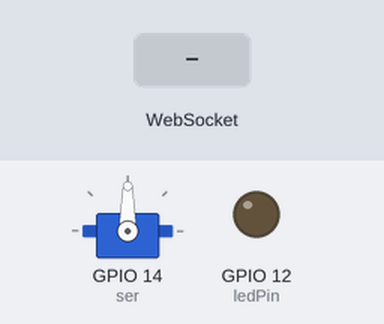
Recording of a sketch running on a simulated ESP32. Parts: servo, output pins drawn as LEDs (lit = HIGH). The inputs (shaded band) are chosen by the test bench. WiFi joins after 1.5 s; servers stay silent unless stated; what the sketch prints to the serial monitor is not drawn.

Above: at 0.1 s.
At 2.7 s:
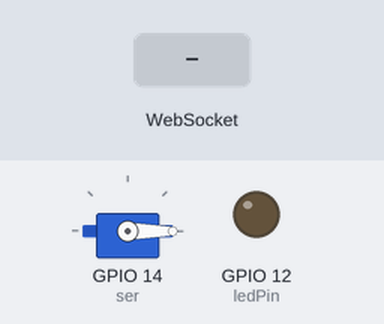
2.8 s: WebSocket text "5" received
Timing chart, 0 to 5.8 s (numbered marks = the images above; inputs shaded):
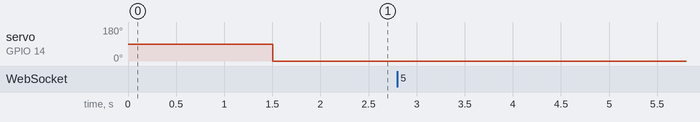

Measured:
- after the input at 2.8 s, every drawn part: stays the same

The sketch:

webSockets.ino
```cpp
#include <ESP32_Servo.h>
#include <WiFi.h>
#include <WebSocketsServer.h>
#include <String>

// Constants
const char* ssid = "Himzo i Lejla";
const char* password = "naspratu";
const int ledPin = 12;
Servo ser;

String flightCommand = "from the other side: ";

int ledState = 0;
int servoState = 0;

// Globals
WebSocketsServer webSocket = WebSocketsServer(80);

// Called when receiving any WebSocket message
void onWebSocketEvent(uint8_t num, WStype_t type, uint8_t * payload, size_t length) {
  // Figure out the type of WebSocket event
  switch(type) {

    // Client has disconnected
    case WStype_DISCONNECTED:
      Serial.printf("[%u] Disconnected!\n", num);
      break;

    // New client has connected
    case WStype_CONNECTED:
      {
        IPAddress ip = webSocket.remoteIP(num);
        Serial.printf("[%u] Connection from ", num);
        Serial.println(ip.toString());
      }
      break;

    // Echo text message back to client
    case WStype_TEXT:
      Serial.printf("[%u] Text: %s\n", num, payload);
      //reinterpret_cast<char*>(payload);
      flightCommand = "" + String(reinterpret_cast<char*>(payload));
      ledState = flightCommand.substring(4,5).toInt();
      servoState  = flightCommand.substring(9).toInt();

      //digitalWrite(ledPin, ledState);

      Serial.printf("LedState: %d\nServoState: %d\n", ledState, servoState);
      webSocket.sendTXT(num, flightCommand.c_str());
      break;

    // For everything else: do nothing
    case WStype_BIN:
    case WStype_ERROR:
    case WStype_FRAGMENT_TEXT_START:
    case WStype_FRAGMENT_BIN_START:
    case WStype_FRAGMENT:
    case WStype_FRAGMENT_FIN:
    default:
      break;
  }
}

void setup() {
  // Start Serial port
  Serial.begin(115200);

  //LED
  pinMode(ledPin, OUTPUT);
  //servo
  ser.attach(14);

  // Connect to access point
  Serial.println("Connecting");
  WiFi.begin(ssid, password);
  while ( WiFi.status() != WL_CONNECTED ) {
    delay(500);
    Serial.print(".");
  }

  // Print our IP address
  Serial.println("Connected!");
  Serial.print("My IP address: ");
  Serial.println(WiFi.localIP());

  // Start WebSocket server and assign callback
  webSocket.begin();
  webSocket.onEvent(onWebSocketEvent);
}

void loop() {

  // Look for and handle WebSocket data
  webSocket.loop();

  digitalWrite(ledPin, ledState);
  ser.write(servoState);

  delay(10);
}
```
